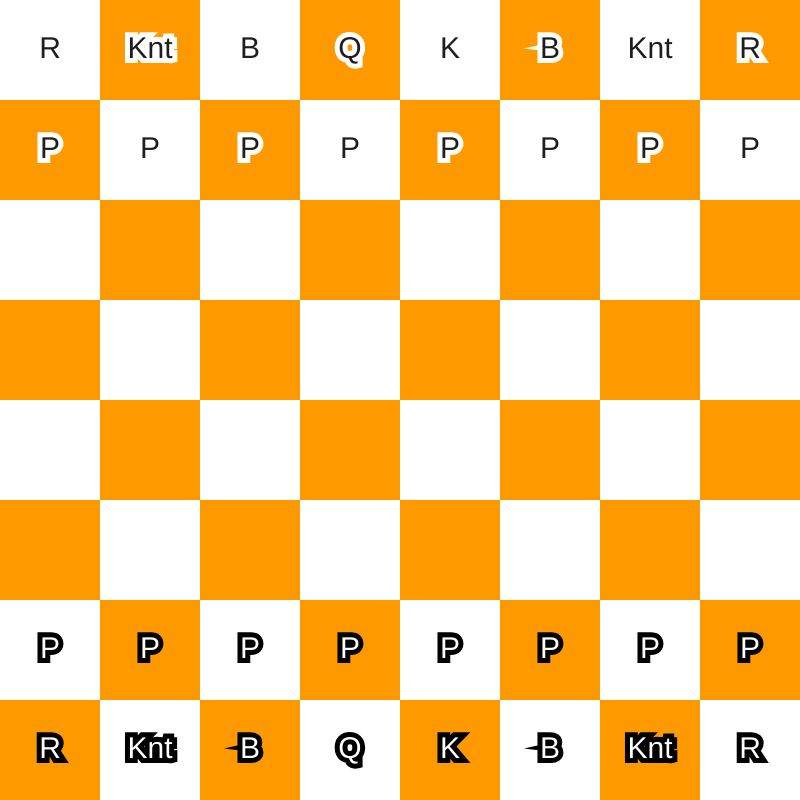
Frame 1 (no input)
Frame 60 (no input): identical to frame 1, image omitted
Frame 120 (the mouse pressed at the canvas centre since frame 60): identical to frame 1, image omitted

The p5.js sketch that drew this single still picture (run headless with seeded random() and noise() and a simulated clock; from frame 60 on, the mouse is pressed at the canvas centre):

// p5.js sketch
// ── sketch.js
var tileSize=100;
var movingPiece;
var moving= false;
var test;
var whiteMoves=true;

function setup() {
	createCanvas(800, 800);
	test = new Board();
}

function draw() {

background(100);
showGrid();
test.show();
}


//Shows the black and white grid
function showGrid(){
	for(var i=0;i<8;i++){
		for(var j=0;j<8;j++){
			if ((i + j) % 2 != 0) {
        		fill(255,153,0);   //0 is for black
      		} else {
        		fill(255,255,255); //255 is for white
		      }
      		noStroke();
		    rect(i * tileSize, j * tileSize, tileSize, tileSize);
		}
	}
}


function keyPressed(){}

function mousePressed(){
	var x = floor(mouseX/tileSize);
	var y = floor(mouseY/tileSize);

		//movingPiece = test.getPiece(x,y);
	if(!moving){
			movingPiece = test.getPiece(x,y);
		if(movingPiece!=null && movingPiece.white==whiteMoves ){
			//  print("True");
		//movingPiece = test.getPiece(x,y);
		movingPiece.movingThisPiece = true;
		}else{return;}
	}else{
		if(movingPiece.canMove(x,y)){
		movingPiece.move(x,y);
		movingPiece.movingThisPiece = false	;
		whiteMoves=!whiteMoves;
	}
		else{
			movingPiece.movingThisPiece=false;
		}
	}
	moving = !moving;
}

// ── Board.js
class Board{
	constructor(){
		this.whitePieces = [];
		this.blackPieces = [];
		this.setupPieces();
	}

	setupPieces(){

		//White Pieces
		this.whitePieces.push(new King(4,7,true));
		this.whitePieces.push(new Queen(3, 7, true));
    	this.whitePieces.push(new Bishop(2, 7, true));
    	this.whitePieces.push(new Bishop(5, 7, true));
    	this.whitePieces.push(new Knight(1, 7, true));
    	this.whitePieces.push(new Rook(0, 7, true));
    	this.whitePieces.push(new Knight(6, 7, true));
    	this.whitePieces.push(new Rook(7, 7, true));

   	 	this.whitePieces.push(new Pawn(4, 6, true));
    	this.whitePieces.push(new Pawn(3, 6, true));
    	this.whitePieces.push(new Pawn(2, 6, true));
    	this.whitePieces.push(new Pawn(5, 6, true));
    	this.whitePieces.push(new Pawn(1, 6, true));
    	this.whitePieces.push(new Pawn(0, 6, true));
	    this.whitePieces.push(new Pawn(6, 6, true));
	    this.whitePieces.push(new Pawn(7, 6, true));

		//Black Pieces
		this.blackPieces.push(new King(4,0,false));
		this.blackPieces.push(new Queen(3,0,false));
		this.blackPieces.push(new Bishop(5,0,false));
		this.blackPieces.push(new Bishop(2,0,false));
		this.blackPieces.push(new Knight(1,0,false));
		this.blackPieces.push(new Rook(0,0,false));
		this.blackPieces.push(new Knight(6,0,false));
		this.blackPieces.push(new Rook(7,0,false));


		this.blackPieces.push(new Pawn(0,1,false));
		this.blackPieces.push(new Pawn(1,1,false));
		this.blackPieces.push(new Pawn(2,1,false));
		this.blackPieces.push(new Pawn(3,1,false));
		this.blackPieces.push(new Pawn(4,1,false));
		this.blackPieces.push(new Pawn(5,1,false));
		this.blackPieces.push(new Pawn(6,1,false));
		this.blackPieces.push(new Pawn(7,1,false));

	}

	show(){

		for(var i = 0; i< this.whitePieces.length;i++){
			this.whitePieces[i].show();
		}
		for(var i = 0; i< this.whitePieces.length;i++){
			this.blackPieces[i].show();
		}
	}

	pieceAt(x,y){
		for(var i=  0; i<this.whitePieces.length;i++){
			print("True");
			if(!this.whitePieces[i].taken && this.whitePieces[i].matrixPosition.x == x && this.whitePieces[i].matrixPosition.y == y){
				return true;
			}
		}
		for(var i=  0; i<this.blackPieces.length;i++){
			if(!this.blackPieces[i].taken && this.blackPieces[i].matrixPosition.x == x && this.blackPieces[i].matrixPosition.y == y){
				return true;
			}
		}
		return false;
	}

	getPiece(x,y){
		for(var i=  0; i<this.whitePieces.length;i++){
			if(!this.whitePieces[i].taken && this.whitePieces[i].matrixPosition.x==x && this.whitePieces[i].matrixPosition.y==y){
				return this.whitePieces[i];
			}
		}
		for(var i=  0; i<this.blackPieces.length;i++){
			if(!this.blackPieces[i].taken &&this.blackPieces[i].matrixPosition.x==x && this.blackPieces[i].matrixPosition.y==y){
				return this.blackPieces[i];
			}
		}

	}


}

// ── Piece.js
class Piece{
	constructor(x,y,isWhite,letter){

	this.matrixPosition = createVector(x,y);
	this.pixelPosition = createVector(x * tileSize + tileSize / 2,y * tileSize + tileSize / 2);

	this.taken = false;
	this.white = isWhite;
	this.letter = letter;
	this.movingThisPiece = false;

	}

	show(){
		if(!this.taken){
		textSize(30);
		strokeWeight(10);
		if(this.white){
			fill(255);
			stroke(0);
		}else{
			fill(30);
			stroke(255);
		}
		textAlign(CENTER,CENTER);
		if(this.movingThisPiece){
		text(this.letter,this.mouseX,this.mouseY);
		}else{
		text(this.letter,this.pixelPosition.x,this.pixelPosition.y);
		}
	}
}

  	move(x,y){

			var attacking=test.getPiece(x,y);
			if(attacking!=null){
				attacking.taken =true;
			}


		this.matrixPosition =createVector(x,y);
		this.pixelPosition= createVector(x* tileSize + tileSize / 2, y * tileSize + tileSize / 2);



	}

	canMove(x,y){return true;}

//This function is for checking if the moving position has a piece on it or not
	attackingAllies(x,y){
		var attacking=test.getPiece(x,y);
		if(attacking!=null){
			if(attacking.white==this.white){
					//if they are of the same colour
				return true;
			}
		}
		return false;
}
//This function is to check if the path of the moving piece is over another piece
		moveThroughPieces(x, y){
	    var stepDirectionX = x - this.matrixPosition.x;
	    if (stepDirectionX > 0) {
	      stepDirectionX = 1;
	    } else if (stepDirectionX < 0) {
	      stepDirectionX = -1;
	    }
	    var stepDirectionY = y - this.matrixPosition.y;
	    if (stepDirectionY > 0) {
	      stepDirectionY = 1;
	    } else if (stepDirectionY < 0) {
	      stepDirectionY = -1;
	    }
	    var tempPos = createVector(this.matrixPosition.x, this.matrixPosition.y);
	    tempPos.x += stepDirectionX;
	    tempPos.y += stepDirectionY;
	    while (tempPos.x != x || tempPos.y != y) {

	      if (test.getPiece(tempPos.x, tempPos.y) != null) {
	        return true;
	      }
	      tempPos.x += stepDirectionX;
	      tempPos.y += stepDirectionY;
	    }

	    return false;
	  }

}


class King extends Piece{
	constructor(x,y,isWhite){
	super(x,y,isWhite);
	this.letter="K";
	}

	canMove(x,y){
			//King is not in need of movethrough function because it can only move one space
		if (this.attackingAllies(x, y)) {
      return false;
    }


		if(abs(x-this.matrixPosition.x)<=1 && abs(y-this.matrixPosition.y)<=1){
			return true;
		}
		return false;
	}
}

class Queen extends Piece{
	constructor(x,y,isWhite){
	super(x,y,isWhite);
	this.letter="Q";
	}
	canMove(x,y){

		if (this.attackingAllies(x, y)) {
      return false;
    }

		if(x==this.matrixPosition.x|| y== this.matrixPosition.y){
			if(this.moveThroughPieces(x,y)){return false;}
		return true;
	}

	if(abs(x-this.matrixPosition.x)==abs(y-this.matrixPosition.y)){
		if(this.moveThroughPieces(x,y)){return false;}
	return true;
	}
	return false;

	}
}


class Bishop extends Piece{
	constructor(x,y,isWhite){
	super(x,y,isWhite);
	this.letter="B";
	}
	canMove(x,y){

		if (this.attackingAllies(x, y)) {
			return false;
		}

		if(abs(x-this.matrixPosition.x)==abs(y-this.matrixPosition.y)){
			if(this.moveThroughPieces(x,y)){return false;}
	return true;}
	}
}



class Knight extends Piece{
	constructor(x,y,isWhite){
	super(x,y,isWhite);
	this.letter="Knt";
	}
	canMove(x,y){

		if (this.attackingAllies(x, y)) {
      return false;
    }


		if ((abs(x - this.matrixPosition.x) == 2 && abs(y - this.matrixPosition.y) == 1) ||
    	(abs(x - this.matrixPosition.x) == 1 && abs(y - this.matrixPosition.y) == 2)) {
      return true;
    	}
    	return false;
	}
}

class Rook extends Piece{
	constructor(x,y,isWhite){
	super(x,y,isWhite);
	this.letter="R";
	}
	//canMove(x,y){}
	canMove(x,y){

		if (this.attackingAllies(x, y)) {
      return false;
    }

		if(x==this.matrixPosition.x|| y== this.matrixPosition.y){if(this.moveThroughPieces(x,y)){return false;}
		return true;
	}}
}


class Pawn extends Piece{
	constructor(x,y,isWhite){
	super(x,y,isWhite);
	this.letter="P";
	this.firstTurn=true;
	}
	canMove(x,y){


		if (this.attackingAllies(x, y)) {
      return false;
    }

		var attack=test.getPiece(x,y);
		//when Attacking
		if(attack){
			if(abs(x - this.matrixPosition.x) == abs(y - this.matrixPosition.y) &&
        ((this.white && (y - this.matrixPosition.y) == -1) || (!this.white &&
          (y - this.matrixPosition.y) == 1))) {
        this.firstTurn = false;
        return true;
      }
      return false;

		}


		if (x != this.matrixPosition.x) {
				return false;
			}
			if (this.firstTurn && ((this.white && y - this.matrixPosition.y == -2) ||
				(!this.white && y - this.matrixPosition.y == 2))) {
					if(this.moveThroughPieces(x,y)){return false;}

				this.firstTurn = false;
				return true;
			}

    if ((this.white && y - this.matrixPosition.y == -1) ||
			 (!this.white && y - this.matrixPosition.y == 1)) {
				 if(this.moveThroughPieces(x,y)){return false;}
      this.firstTurn = false;
      return true;
    }
	//	return false;


    return false;
	}
}
